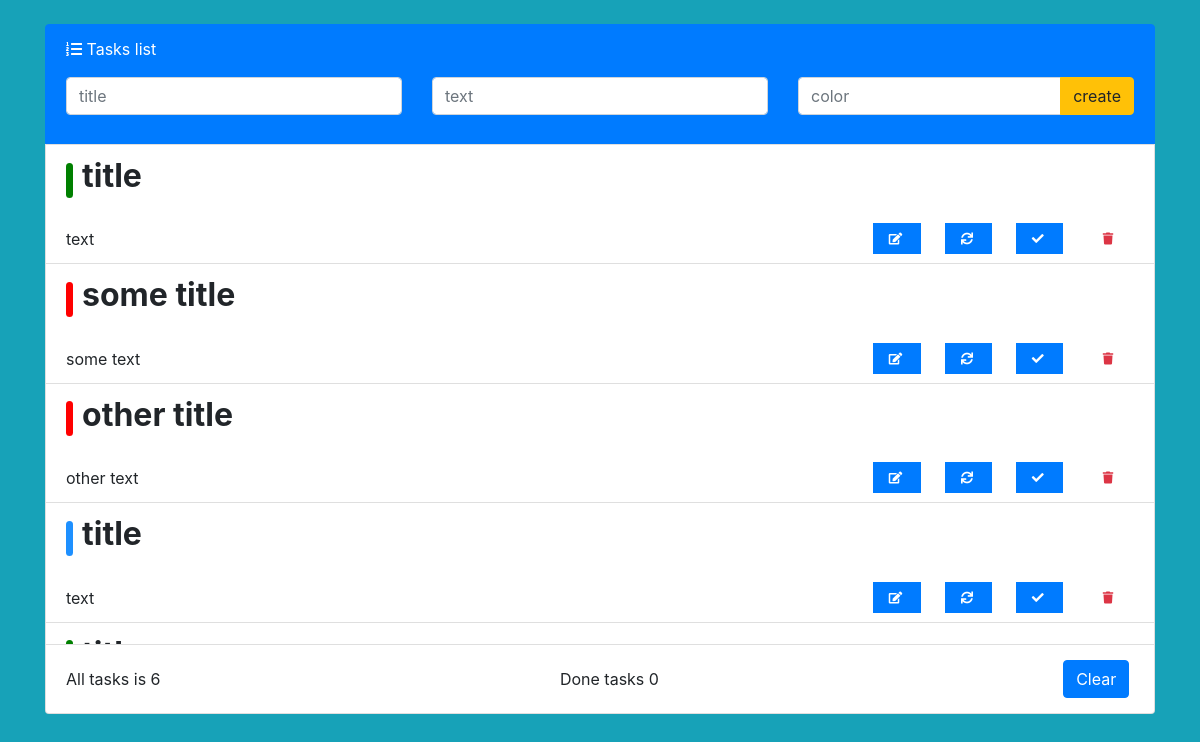
The page / on the database its author committed.
### main/models.py (models this page shows)
class Todo(models.Model):
    title = models.CharField(max_length=400)
    text = models.TextField()
    color = models.CharField(max_length=100)
    date = models.DateTimeField(auto_now_add=True)
    done = models.BooleanField(default=False)
    class Meta:
        ordering = ['-id']

### main/views.py (the view)
# urls.py: path('',index,name="index"),
def index(request):
    if request.method == "POST":
        title = request.POST.get("title")
        text = request.POST.get("text")
        color = request.POST.get("color")
        res = Todo.objects.create(title=title,text=text,color=color,)
        res.save()
    context = {"todos":Todo.objects.all(),"count":len(Todo.objects.all()),"done":len(Todo.objects.filter(done=True))}
    return render(request,'index.html',context)

### templates/index.html (shortened to what this page needs)
<!DOCTYPE html>
<html lang="en">
<head>
    <link rel="stylesheet" href="https://cdn.jsdelivr.net/npm/bootstrap@4.6.0/dist/css/bootstrap.min.css">
    <link rel="stylesheet" href="https://pro.fontawesome.com/releases/v5.10.0/css/all.css"/>
</head>
<body class="bg-info">
<div class="container pt-4">
    <ul class="list-group w-100">
        <a href="#" class="list-group-item list-group-item-action active">
            <i class="fas fa-list-ol"></i> Tasks list
            <form action="" method="POST"  enctype="multipart/form-data">
              <div class="row mt-3">
                <div class="col">
                  <input type="text" class="form-control" required name="title" placeholder="title">
                </div>
                <div class="col">
                  <input type="text" class="form-control" required name="text" placeholder="text">
                </div>
                <div class="col">
                    <div class="input-group mb-3">
                     <input type="text" class="form-control" required name="color" placeholder="color">
                      <div class="input-group-append">
                        <button class="btn btn-warning"  type="submit">create</button>
                      </div>
                    </div>
                </div>
              </div>
            </form>
        </a>
        <div style="height:500px; background-color:white; overflow-y:scroll;">
            {%for todo in todos%}
            <li class="list-group-item d-flex justify-content-between align-items-center border-bottom-0">
                 {%if todo.done == True%}
            <div style="position:absolute; width:7px; border-radius:10px; height:35px; background-color:{{todo.color}}; opacity:0.3;"></div>
              {%elif todo.done == False%}
            <div style="position:absolute; width:7px; border-radius:10px; height:35px; background-color:{{todo.color}}; opacity:1;"></div>
              {%endif%}
                <h2 class="ml-3"><b>{{todo.title}}</b></h2>
          </li>
          <li class="list-group-item d-flex justify-content-between align-items-center border-top-0">
            <span class="">{{todo.text}}</span>
            <span class="badge">
                <a class="bg-primary pt-2 pl-3 pr-3 pb-2  mr-4" href="{% url 'main:updateall' todo.id%}">
                    <i class="fas fa-edit text-white"></i>
                </a>
                <a class="bg-primary pt-2 pl-3 pr-3 pb-2  mr-4" href="{%url 'main:update' todo.id%}">
                    <i class="fas fa-sync text-white"></i>
                </a>
                <a class="btn-primary pt-2 pl-3 pr-3 pb-2 mr-4" href="{%url 'main:done' todo.id%}">
                   {%if todo.done == True%}
                    <span>Done</span>
                    {%elif todo.done == False%}
                     <i class="fa fa-check"></i>
                    {%endif%}
                </a>
                <a class=" pt-2 pl-3 text-danger pr-3 pb-2" href="{%url 'main:delete' todo.id%}">
                    <i class="fa fa-trash"></i>
                </a>
            </span>
          </li>
            {%endfor%}
        </div>
       <li class="list-group-item d-flex justify-content-between align-items-center">
            All tasks is {{count}}
           <span>Done tasks {{done}}</span>
            <span class="badge">
                <a class="btn btn-primary" href="{%url 'main:deleteall'%}">
                    Clear
                </a>
            </span>
        </li>
    </ul>
</div>
</body>
</html>

### rows shown on the page
Todo: title "title", text "text", done False (drawn)
Todo: title "some title", text "some text", done False (drawn)
Todo: title "other title", text "other text", done False (drawn)
Todo: title "title", text "text", done False (drawn)

### other values the page prints
{{ count }} "6"
{{ done }} "0"
